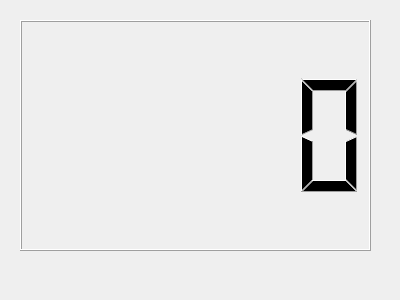
<?xml version="1.0" encoding="UTF-8"?>
<ui version="4.0">
 <class>LcdNumber</class>
 <widget class="QWidget" name="LcdNumber">
  <property name="geometry">
   <rect>
    <x>0</x>
    <y>0</y>
    <width>400</width>
    <height>300</height>
   </rect>
  </property>
  <property name="windowTitle">
   <string>Form</string>
  </property>
  <widget class="QLCDNumber" name="lcd">
   <property name="geometry">
    <rect>
     <x>20</x>
     <y>20</y>
     <width>351</width>
     <height>231</height>
    </rect>
   </property>
  </widget>
 </widget>
 <resources/>
 <connections/>
</ui>
